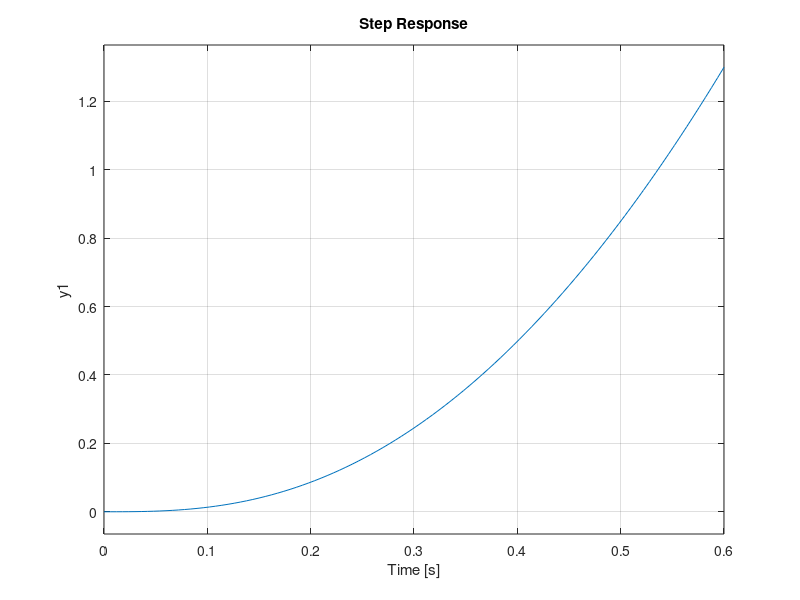

This figure's MATLAB source:
clc; clear;

% Parâmetros sistema
m = 1;
c = 10;
f0 = 100;

% Função de transferência
num = [ 0 0 0 f0];
den = [m c 0 0];

sys = tf(num, den);


% Resposta ao degrau unitário
step(sys);
